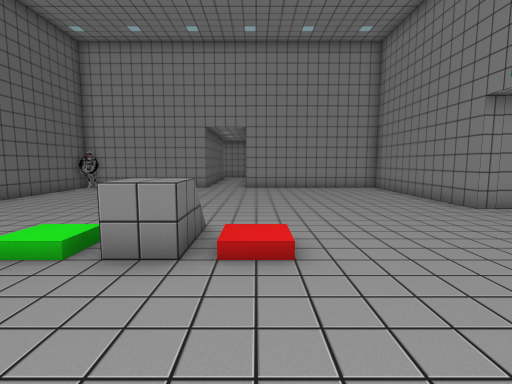
view 1 (above)

17 first-person views from a walk through a level from a Godot 3-D game. The camera is 1.5 m above the floor, tilts 6° down and sees 85° across. Doors that lead somewhere are drawn open, without their leaves. The floor is counted in squares, 1.2 m on a side. Each view is taken from the middle of a square. On the plan, view 1 faces up. The plan holds only what a view shows up to about 13 squares ahead; the rest is blank. The place goes on beyond the plan.

view 2
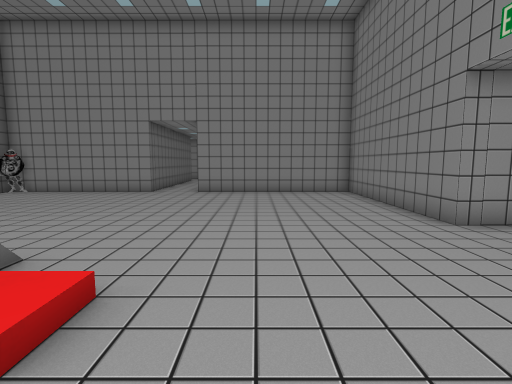

view 3
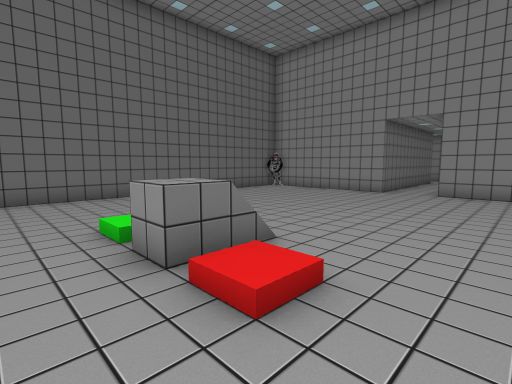

view 4
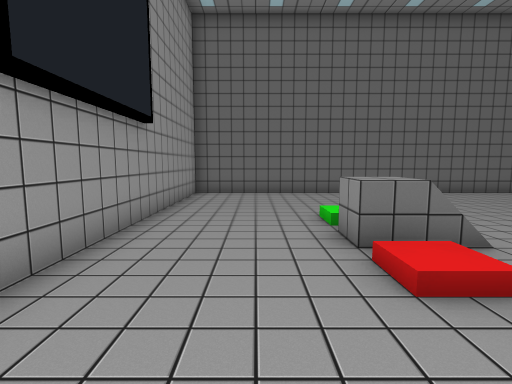

view 5
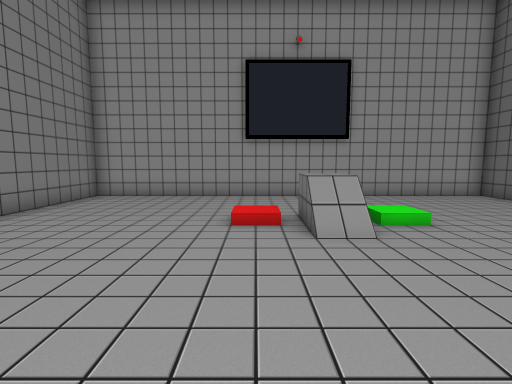

view 6
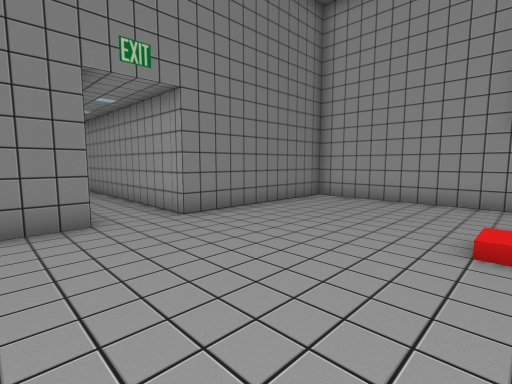

view 7
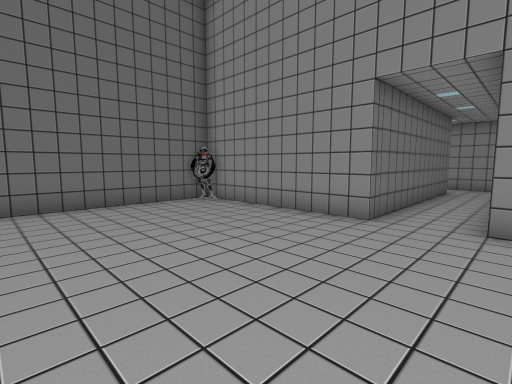

view 8
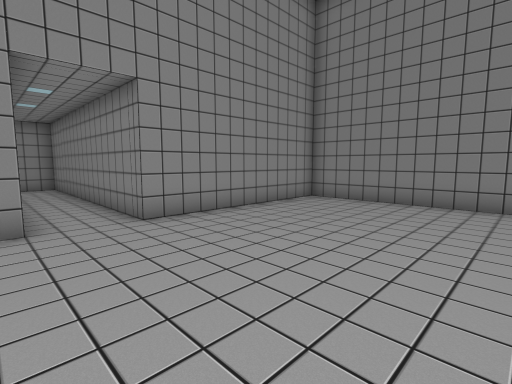

view 9
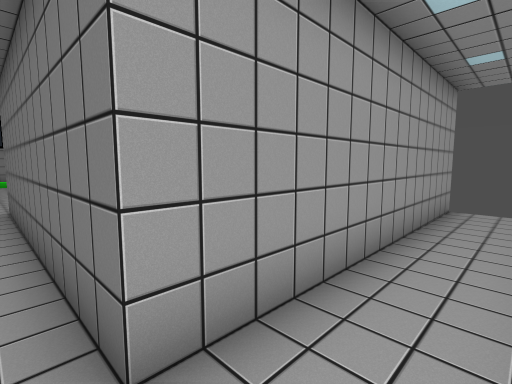

view 10
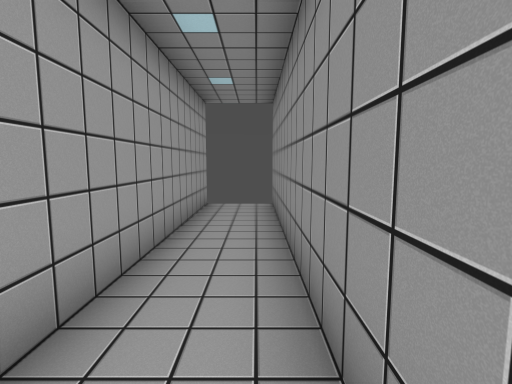

view 11
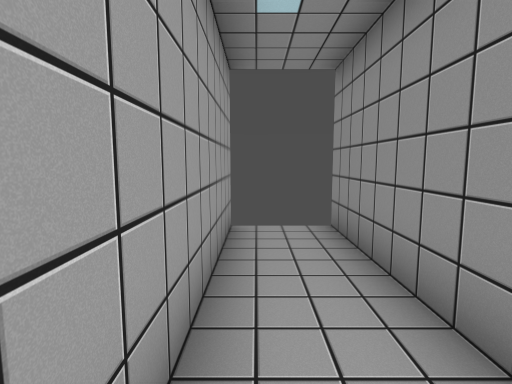

view 12
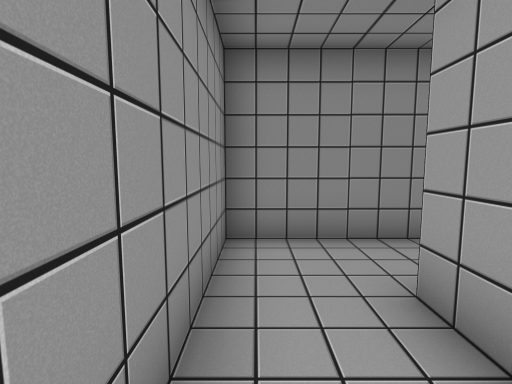

view 13
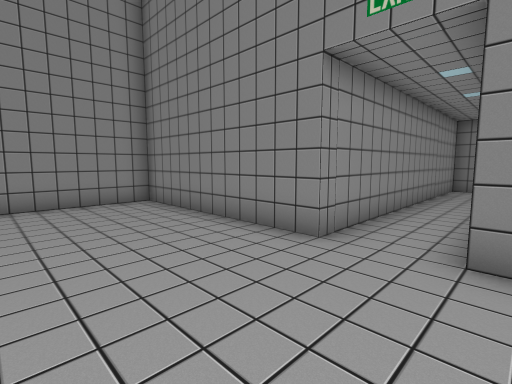

view 14
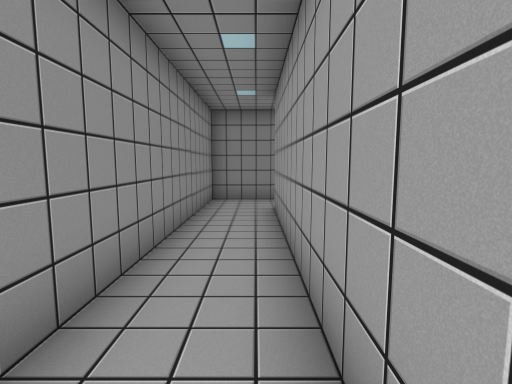

view 15
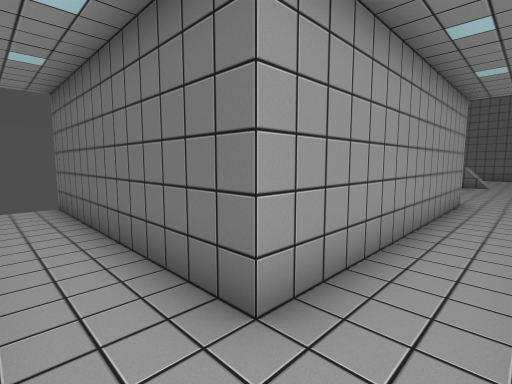

view 16
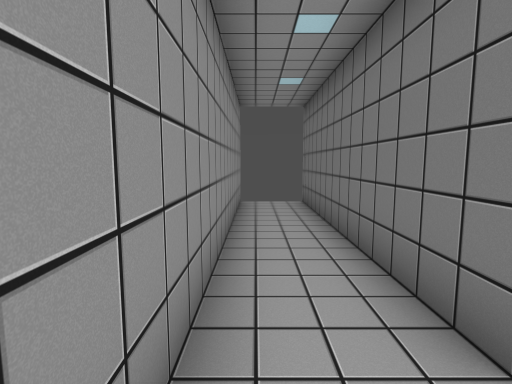

view 17
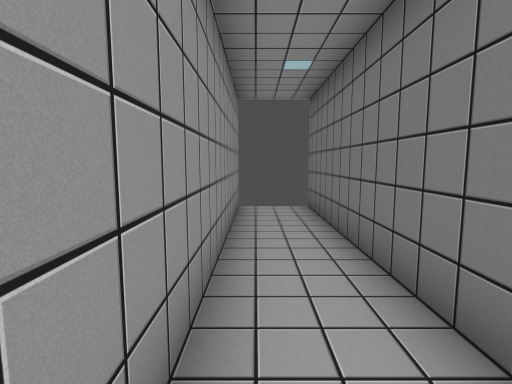

### Floor plan
Points are (right, up) in squares from view 1. A wall is a line through its corners. A room is listed if a view was taken in it or the views show most of it. See-through windows are left out.
Room 1 (views 1, 2, 3, 4, 5, 6, 7, 8, 13)
walls: (6, 7.5) (6, 14) (-0.5, 14); (-2.5, 14) (-8.5, 14) (-8.5, -0.5) (6, -0.5) (6, 5.5); (-7.7, 13.8) (-8.3, 13.2)
ways out: open door at (-1.5, 14) to room 2; open door at (6, 6.5) to room 3
objects: other object (-2, 4)
Room 2 (views 9, 10, 11, 12)
walls: (-10.5, 21.5) (-2.5, 21.5) (-2.5, 14); (-0.5, 14) (-0.5, 23.5) (-10.5, 23.5)
ways out: open door at (-1.5, 14) to room 1; open door at (-10, 22.5)
Room 3 (views 14, 15, 16, 17)
walls: (6, 5.5) (14.5, 5.5) (14.5, -2); (16.5, -2) (16.5, 7.5) (6, 7.5)
ways out: open door at (6, 6.5) to room 1; open door at (15.5, -2)

Positions as (right, up) in squares from view 1, and headings:
1: (0, 0), facing up
2: (2, 2), facing up
3: (2, 2), facing up-left
4: (3, 2), facing left
5: (0, 10), facing down
6: (0, 9), facing down-right
7: (0, 8), facing up-left
8: (-3, 8), facing up-right
9: (-2, 23), facing down-left
10: (-2, 23), facing left
11: (-5, 22), facing left
12: (-5, 23), facing right
13: (2, 5), facing up-right
14: (7, 6), facing right
15: (16, 7), facing down-left
16: (16, 7), facing down
17: (16, 6), facing down
